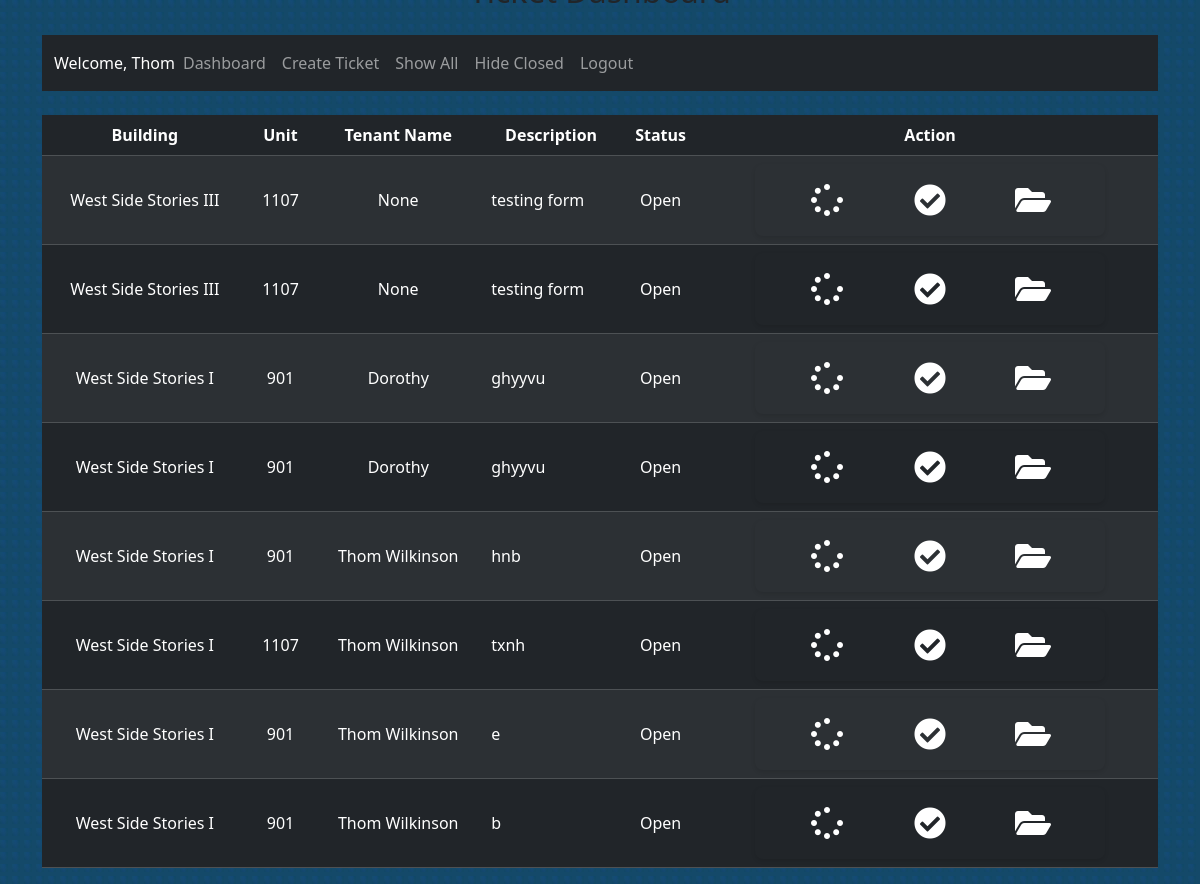
Page /tickets/view/ (signed in) on the earlier database version.
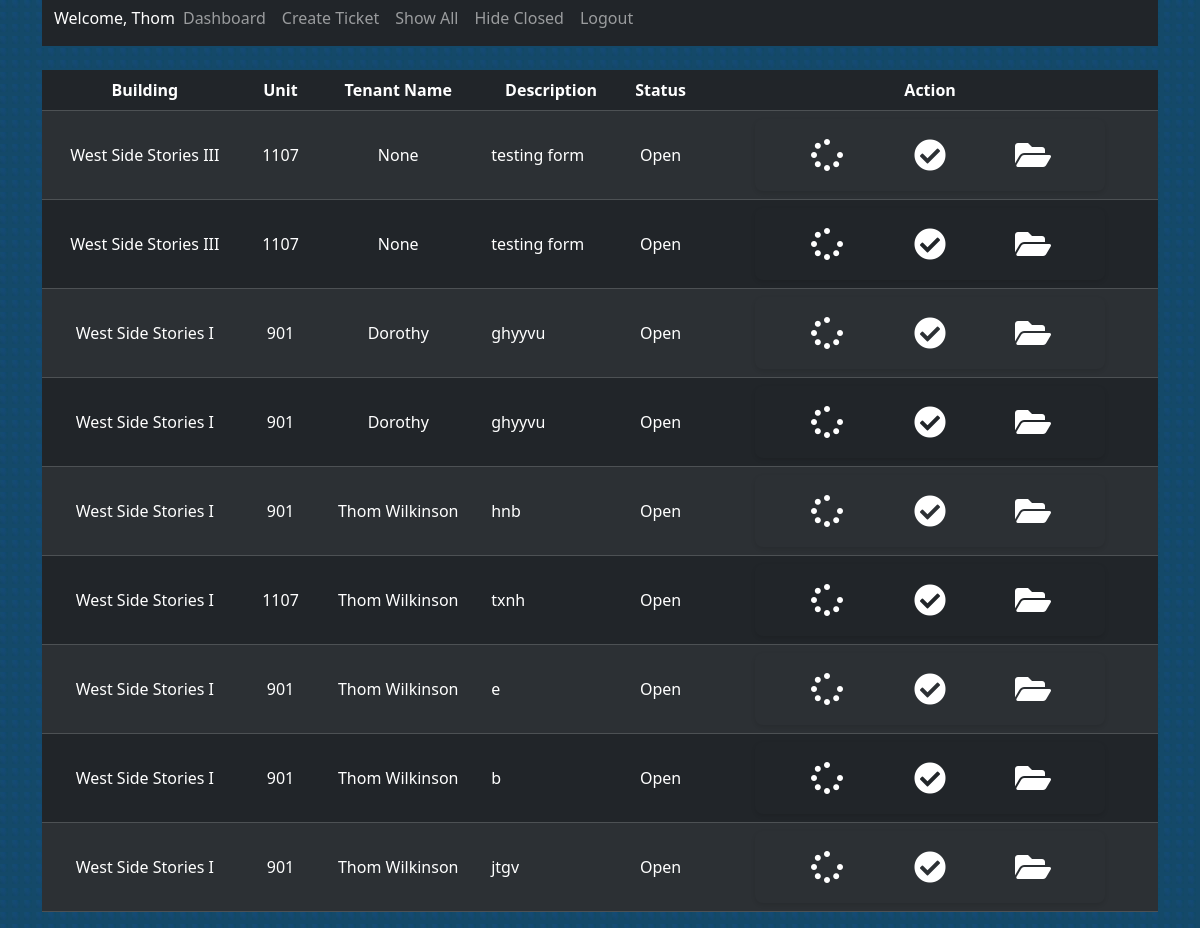
Same page on the later database version.
### ticketing/models.py (models this page shows, shortened)
class Ticket(models.Model):
    STATUS_CHOICES = [
        ('Open', 'Open'),
        ('In Progress', 'In Progress'),
        ('Closed', 'Closed'),
    ]
    building = models.ForeignKey(Building, on_delete=models.CASCADE)
    unit = models.CharField(max_length=10)
    description = models.TextField()
    status = models.CharField(max_length=12, choices=STATUS_CHOICES, default='open')
    created_at = models.DateTimeField(auto_now_add=True)
    updated_at = models.DateTimeField(auto_now=True)
    phone_number = models.CharField(max_length=15, blank=True, null=True)
    email = models.EmailField(blank=True, null=True)
    tenant_name = models.CharField(max_length=100, blank=True, null=True)
    entry_permission = models.BooleanField(default=True,)

class Building(models.Model):
    name = models.CharField(max_length=100)
    address = models.TextField()
    def __str__(self):
        return self.name

### ticketing/views.py (the view)
# urls.py: path('view/', views.view_tickets, name='view_tickets'),
def view_tickets(request):
    if not request.user.is_authenticated:
        return redirect('/tickets/login/')
    tickets = Ticket.objects.exclude(status='Closed')
    context = {'tickets': tickets}
    return render(request, 'ticketing/dashboard.html', context)

### ticketing/templates/ticketing/dashboard.html (shortened to what this page needs)
{% include 'ticketing/nav.html' %}
        <table class="table table-dark table-striped">
            <thead>
                <tr>
                    <th class="text-center">Building</th>
                    <th class="text-center">Unit</th>
                    <th class="text-center">Tenant Name</th>
                    <th class="text-center">Description</th>
                    <th class="text-center">Status</th>
                    <th class="text-center">Action</th>
                </tr>
            </thead>
            <tbody>
                {% for ticket in tickets %}
                <tr>
                    <td class="text-center align-middle">{{ ticket.building }}</td>
                    <td class="text-center align-middle">{{ ticket.unit }}</td>
                    <td class="text-center align-middle">{{ ticket.tenant_name }}</td>
                    <td class="align-middle">{{ ticket.description }}</td>
                    <td class="text-center align-middle">{{ ticket.status }}</td>
                    <td class="text-center">
                        <form style="background-color:transparent; margin:0 auto;" id="status-form" method="POST" action="/tickets/modify/{{ ticket.id }}/{{ selectedOption }}">
                            <div class="input-group d-flex justify-content-center">
                                <div class="icon-container">
                                    <i class="fas fa-2x fa-spinner" onclick="updateStatus('In Progress')"></i>
                                </div>
                                <div class="icon-container">
                                    <i class="fas fa-2x fa-check-circle" onclick="updateStatus('Closed')"></i>
                                </div>
                                <div class="icon-container">
                                    <i class="fas fa-2x fa-folder-open" onclick="updateStatus('Open')"></i>
                                </div>
                            </div>
                        </form>
                    </td>
                </tr>
                {% endfor %}
            </tbody>
        </table>
    </div>
</body>
</html>

### ticketing/templates/ticketing/nav.html (shortened to what this page needs)
{% load static %}
<!DOCTYPE html>
<html>
<head>
    <link rel="stylesheet" href="https://cdnjs.cloudflare.com/ajax/libs/font-awesome/5.15.1/css/all.min.css">
    <link rel="stylesheet" type="text/css" href="{% static 'ticketing/style.css' %}">
    {% load bootstrap5 %}
    {% bootstrap_css %}
</head>
<body>
    <div class="container">
        <h2 class="text-center mb-4">Ticket Dashboard</h2>
        <nav class="navbar navbar-expand-lg navbar-dark bg-dark mb-4">
            <div class="container-fluid">
                <h6 style="color:#FFF; padding-top:9px;">Welcome, {{ user.username|capfirst }}</h6>
                <div class="collapse navbar-collapse" id="navbarNavAltMarkup">
                    <div class="navbar-nav">
                        <a class="nav-link" href="/tickets/view/">Dashboard</a>
                        <a class="nav-link" href="/tickets/">Create Ticket</a>
                        <a class="nav-link" href="/tickets/all/">Show All</a>
                        <a class="nav-link" href="/tickets/view/">Hide Closed</a>
                        <a class="nav-link" href="/tickets/logout/">Logout</a>
                    </div>
                </div>
            </div>
        </nav>

### static/ticketing/style.css (style rules this page uses)
* { margin: 0; padding: 0; }
body { display: flex; height: 100vh; font-family: 'Oswald', Arial Narrow, Arial, Sans-Serif; background-color: #fff; color: #fff; font-size: 14px; line-height: 1.6em; background-image: url(main-content-bg.jpg); background-position: left top; background-repeat: repeat; display: flex; justify-content: center; align-items: center; height: 100vh; }
a { color: #e96f35; text-decoration: none; }
form { background: white; padding: 20px; border-radius: 8px; box-shadow: 0 2px 4px rgba(0, 0, 0, 0.1); width: 350px; margin: 0; }
.input-group { display: flex; justify-content: center; }
.icon-container { flex: 1; display: flex; justify-content: center; }
.fas { cursor:pointer !important; }
::placeholder { color: #aaa; opacity: 1; }

Differences in the rows shown:
added Ticket: building "West Side Stories I", unit "901", tenant_name "Thom Wilkinson", description "jtgv", status "Open"
